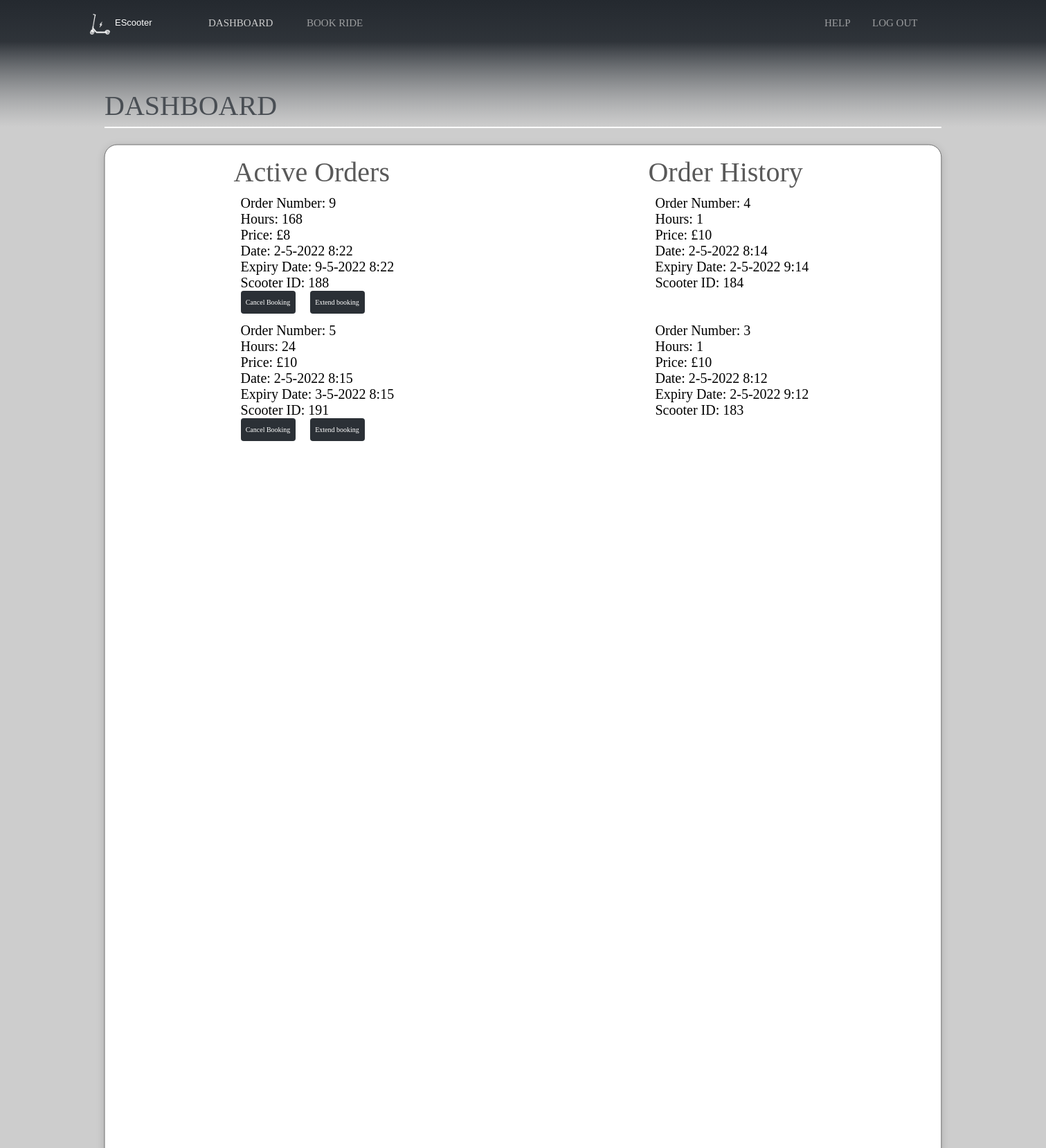
The app's page /dashboard (signed in) with its own data.
### app/models.py (models this page shows)
class Booking(db.Model):
    __tablename__ = "bookings"
    id = db.Column(db.Integer, primary_key=True)
    ScooterID = db.Column(db.Integer, ForeignKey("scooters.id"))
    UserID = db.Column(db.Integer, ForeignKey("users.id"))
    numHours = db.Column(db.Integer, nullable = False)
    date = db.Column(db.DateTime, nullable = False)
    expiry = db.Column(db.DateTime)
    price = db.Column(db.Integer, nullable = False)
    cancelled = db.Column(db.Boolean, default = False, nullable=False)
    option = db.Column(db.Integer, nullable = False)
    email = db.Column(db.String(60), nullable=False)

### app/views.py (the view)
@app.route("/dashboard")
def dashboard():
    if not session.get("email"):
        return redirect("/login")
    if "admin" in session and session.get("admin") != 0:
        return redirect("/admin")
    if "staff" in session and session.get("staff") != 0:
        return redirect("/staff")
    else:
        user = models.User.query.filter_by(email = session["email"]).first()
        orders = models.Booking.query.filter_by(UserID = user.id).all()
        active_id = []
        current_date = datetime.now()
        for o in orders:
            if (current_date < (o.expiry)):
                active_id.append(o.id)
        return render_template("Dashboard/Website_Dashboard.html", title="Dashboard", orders=orders, active= active_id)

### app/templates/Dashboard/Website_Dashboard.html (shortened to what this page needs)
<!DOCTYPE html>
{% extends "Base/Website_Base.html" %}
{% block content %}
<html>
<head>
<link rel="stylesheet" href="../../static/Dashboard.css">
</head>
<body>
<div id="Website_Dashboard">
	<svg class="Path_1092" viewBox="0 0 1400 799" preserveAspectRatio="none">
		<path id="Path_1092" d="M 0 0 L 1400 0 L 1400 799 L 0 799 L 0 0 Z">
		</path>
	</svg>
	<div id="Group_1538">
		<svg class="Rectangle_1488">
			<rect id="Rectangle_1488" rx="18" ry="18" x="0" y="0" width="100%" height="100%">
			</rect>
		</svg>
	</div>
	<div class="Group_1542">
		<div id="Active_Orders">
			<span>Active Orders</span>
		</div>
		<div id="Order_Number_4">
    	{% for elem in orders|reverse %}
       	{% if elem.id  in active[:4] %}
            	{% if not elem.cancelled %}
                	<p>Order Number: {{elem.id}}</p>
                	<p>Hours: {{elem.numHours}}</p>
                	<p>Price: £{{elem.price}}</p>
                	<p>Date: {{elem.date.day}}-{{elem.date.month}}-{{elem.date.year}} {{elem.date.hour}}:{{elem.date.minute}}</p>
                	<p>Expiry Date: {{elem.expiry.day}}-{{elem.expiry.month}}-{{elem.expiry.year}} {{elem.expiry.hour}}:{{elem.expiry.minute}}</p>
					<p>Scooter ID: {{elem.ScooterID}}</p>
					<button type="Cancel Order" class="btn-primary"  onclick="window.location.href='/cancel_booking/{{elem.id}}'">Cancel Booking</button>
                <button type="Cancel Order" class="btn-primary" id="toggle_show" onclick="revealButtons()" style="left: 100px">Extend booking</button>
				<br></br>
            	{% endif %}
        	{% endif %}
    	{% endfor %}
    	<br> </br>
		</div>
	</div>
	<div class="Group_1543">
		<div id="Order_History">
			<span>Order History</span>
		</div>
		<div id="Order_Number_3">
			{% set x = 0 %}
			{% for elem in orders[:4]|reverse %}
        		{% if elem.id not in active or elem.cancelled %}
				{% set x = x+1 %}
					{% if x <= 2 %}
						<p>Order Number: {{elem.id}}</p>
						<p>Hours: {{elem.numHours}}</p>
						<p>Price: £{{elem.price}}</p>
						<p>Date: {{elem.date.day}}-{{elem.date.month}}-{{elem.date.year}} {{elem.date.hour}}:{{elem.date.minute}}</p>
						<p>Expiry Date: {{elem.expiry.day}}-{{elem.expiry.month}}-{{elem.expiry.year}} {{elem.expiry.hour}}:{{elem.expiry.minute}}</p>
						<p>Scooter ID: {{elem.ScooterID}}</p>
						<br> </br>
					{% endif %}
        		{% endif %}
    		{% endfor %}
		</div>
	</div>
	<div id="Group_1540">
		<div id="DASHBOARD_bf">
			<span>DASHBOARD</span>
		</div>
		<svg class="Line_7" viewBox="0 0 1110 2" preserveAspectRatio="none">
			<path id="Line_7" d="M 0 0 L 1110 0">
			</path>
		</svg>
	</div>
</div>
</body>
</html>
{% endblock %}

### app/static/Base.css (style rules this page uses)
:root { --web-view-ids: Website_Main; }
* { margin: 0; padding: 0; box-sizing: border-box; border: none; }

### app/static/Dashboard.css (style rules this page uses)
:root { --web-view-ids: Website_Dashboard; }
* { margin: 0; padding: 0; box-sizing: border-box; border: none; }
#Website_Dashboard { position: absolute; width: 100%; height: 120%; background-color: rgba(255,255,255,1); overflow: hidden; }
.Path_1092 { overflow: visible; position: absolute; width: 100%; height: 100%; left: 0px; top: 0px; transform: matrix(1,0,0,1,0,0); }
#Group_1540 { position: absolute; width: 100%; height: 55px; left: 10%; top: 129px; overflow: visible; }
#DASHBOARD_bf { left: 0px; top: 0px; position: absolute; overflow: visible; width: 10px; white-space: nowrap; text-align: left; font-family: halyard-display; font-style: normal; font-weight: normal; font-size: 40px; color: rgba(68,73,79,1); }
.Line_7 { overflow: visible; position: absolute; width: 80%; height: 2px; left: 0px; top: 54.5px; transform: matrix(1,0,0,1,0,0); }
#Group_1538 { position: absolute; width: 100%; height: 100%; left: 10%; top: 209px; overflow: visible; }
.Rectangle_1488 { filter: drop-shadow(0px 3px 6px rgba(0, 0, 0, 0.161)); position: absolute; overflow: visible; width: 80%; height: 80%; left: 0px; top: 0px; }
.Group_1542 { position: absolute; width: 228px; height: 225px; left: 23%; top: 225px; overflow: visible; }
#Active_Orders { left: -10px; top: 0px; position: absolute; overflow: visible; width: 222px; white-space: nowrap; text-align: left; font-family: halyard-display; font-style: normal; font-weight: normal; font-size: 40px; color: rgba(89,89,89,1); }
#Order_Number_4 { left: 0px; top: 57px; position: absolute; overflow: visible; width: 134px; white-space: nowrap; text-align: left; font-family: halyard-display; font-style: normal; font-weight: lighter; font-size: 20px; color: rgba(0,0,0,1); }
.Group_1543 { position: absolute; width: 217px; height: 260px; right: 23%; top: 225px; overflow: visible; }
#Order_History { left: -10px; top: 0px; position: absolute; overflow: visible; width: 218px; white-space: nowrap; text-align: left; font-family: halyard-display; font-style: normal; font-weight: normal; font-size: 40px; color: rgba(89,89,89,1); }
#Order_Number_3 { left: 0px; top: 57px; position: absolute; overflow: visible; width: 134px; white-space: nowrap; text-align: left; font-family: halyard-display; font-style: normal; font-weight: lighter; font-size: 20px; color: rgba(0,0,0,1); }
.btn-primary { position: absolute; overflow: visible; width: 79px; height: 33px; background-color: rgba(43,48,54,1); white-space: nowrap; text-align: center; font-family: halyard-display; font-style: normal; font-weight: normal; font-size: 10px; color: rgba(255,255,255,1); border-radius: 4px; cursor: pointer; }

### records on screen
Booking: id "9", numHours "168", price "8", date.day "2", date.month "5", date.year "2022", date.hour "8", date.minute "22", expiry.day "9", expiry.month "5", expiry.year "2022", expiry.hour "8", expiry.minute "22", ScooterID "188"
Booking: id "5", numHours "24", price "10", date.day "2", date.month "5", date.year "2022", date.hour "8", date.minute "15", expiry.day "3", expiry.month "5", expiry.year "2022", expiry.hour "8", expiry.minute "15", ScooterID "191"
Booking: id "4", numHours "1", price "10", date.day "2", date.month "5", date.year "2022", date.hour "8", date.minute "14", expiry.day "2", expiry.month "5", expiry.year "2022", expiry.hour "9", expiry.minute "14", ScooterID "184"
Booking: id "3", numHours "1", price "10", date.day "2", date.month "5", date.year "2022", date.hour "8", date.minute "12", expiry.day "2", expiry.month "5", expiry.year "2022", expiry.hour "9", expiry.minute "12", ScooterID "183"
